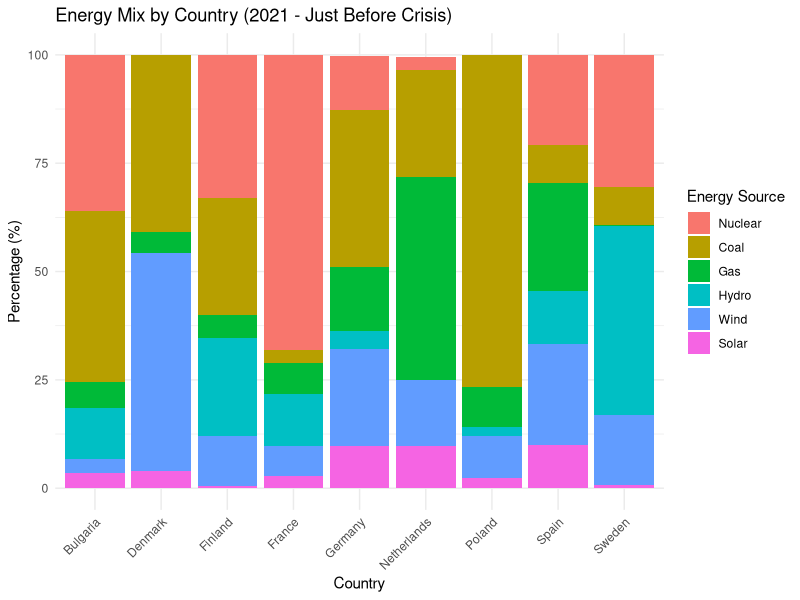

Write the R code that produced this figure.
## ---- chunk 1
# Load libraries
library(readxl)
library(readr)
library(tidyverse)
library(ggplot2)

# Load data
## ---- chunk 2
electricity_prices <- read_excel("cleaned_data/Energypricescleaned.xlsx")
gas_prices <- read_excel("cleaned_data/Gaspricescleaned.xlsx")
generation_data <- read_csv("cleaned_data/all_sources.csv")

# Remove the header row from electricity prices
electricity_prices <- electricity_prices %>% 
  filter(Country != "GEO (Labels)")


## ---- chunk 3
generation_2021 <- generation_data %>%
  filter(Year >= "2021-01" & Year <= "2021-12")
## ---- chunk 4
energy_mix_2021_simple <- generation_2021 %>%
  group_by(Country) %>%
  summarize(
    Nuclear = sum(`Nuclear fuels and other fuels n.e.c.`),
    Gas = sum(`Natural gas`),
    Coal = sum(`Combustible fuels`) - sum(`Natural gas`),
    Hydro = sum(Hydro),
    Wind = sum(Wind),
    Solar = sum(Solar),
    Total = sum(Total)
  ) %>%
  mutate(
    Nuclear_pct = (Nuclear / Total) * 100,
    Gas_pct = (Gas / Total) * 100,
    Coal_pct = (Coal / Total) * 100,
    Hydro_pct = (Hydro / Total) * 100,
    Wind_pct = (Wind / Total) * 100,
    Solar_pct = (Solar / Total) * 100
  )

energy_mix_2021_simple %>%
  select(Country, Nuclear_pct, Coal_pct, Gas_pct, Hydro_pct, Wind_pct, Solar_pct) %>%
  mutate(across(where(is.numeric), round, 1))
## ---- chunk 5
# Prepare data for plotting 
energy_mix_2021_plot <- energy_mix_2021_simple %>%
  select(Country, Nuclear_pct, Coal_pct, Gas_pct, Hydro_pct, Wind_pct, Solar_pct) %>%
  pivot_longer(cols = -Country, names_to = "Source", values_to = "Percentage")

# Clean up names
energy_mix_2021_plot$Source <- gsub("_pct", "", energy_mix_2021_plot$Source)

# Reorder sources for better visualization
energy_mix_2021_plot$Source <- factor(energy_mix_2021_plot$Source,
                                       levels = c("Nuclear", "Coal", "Gas", "Hydro", "Wind", "Solar"))

# Create stacked bar chart
ggplot(energy_mix_2021_plot, aes(x = Country, y = Percentage, fill = Source)) +
  geom_bar(stat = "identity") +
  labs(title = "Energy Mix by Country (2021 - Just Before Crisis)",
       x = "Country",
       y = "Percentage (%)",
       fill = "Energy Source") +
  theme_minimal() +
  theme(axis.text.x = element_text(angle = 45, hjust = 1))
